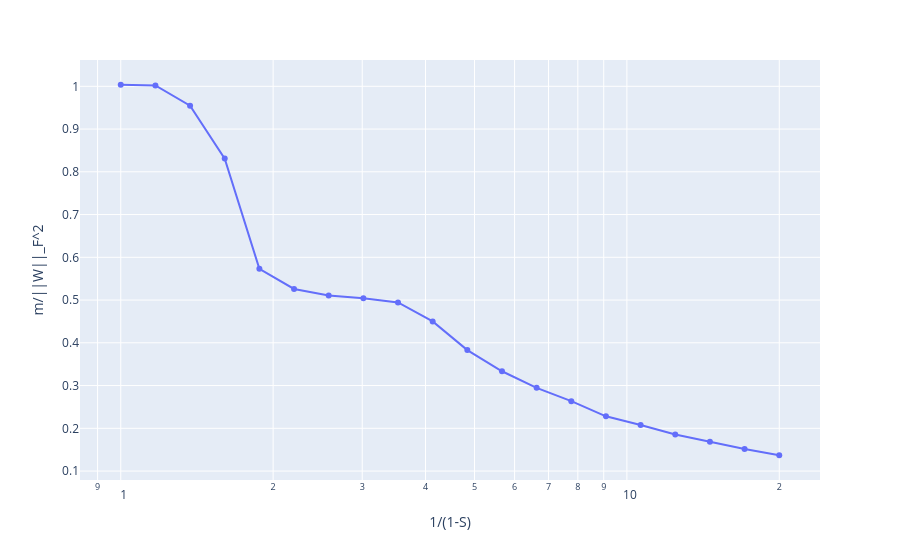

Write notebook code for a chart like this one.
### Code cell
fig = px.line(
    x=1/model.feature_probability[:, 0].cpu(),
    y=(model.config.n_hidden/(torch.linalg.matrix_norm(model.W.detach(), 'fro')**2)).cpu(),
    log_x=True,
    markers=True,
)
fig.update_xaxes(title="1/(1-S)")
fig.update_yaxes(title=f"m/||W||_F^2")

### Figure 1 — Plotly figure (JSON) as saved in the notebook; plotly's stock layout.template omitted (floating-point values rounded to 4 significant figures)
{"data": [{"hovertemplate": "x=%{x}<br>y=%{y}<extra></extra>", "legendgroup": "", "line": {"color": "#636efa", "dash": "solid"}, "marker": {"symbol": "circle"}, "mode": "lines+markers", "name": "", "orientation": "v", "showlegend": false, "type": "scatter", "x": [1.0, 1.171, 1.371, 1.605, 1.879, 2.2, 2.575, 3.015, 3.53, 4.133, 4.839, 5.665, 6.633, 7.766, 9.092, 10.64, 12.46, 14.59, 17.08, 20.0], "xaxis": "x", "y": [1.004, 1.002, 0.9545, 0.8309, 0.5732, 0.5259, 0.5109, 0.5044, 0.4943, 0.4501, 0.383, 0.3334, 0.2947, 0.2634, 0.228, 0.2079, 0.1856, 0.1686, 0.1514, 0.137], "yaxis": "y"}], "layout": {"legend": {"tracegroupgap": 0}, "margin": {"t": 60}, "xaxis": {"anchor": "y", "domain": [0, 1], "title": {"text": "1/(1-S)"}, "type": "log"}, "yaxis": {"anchor": "x", "domain": [0, 1], "title": {"text": "m/||W||_F^2"}}}}
